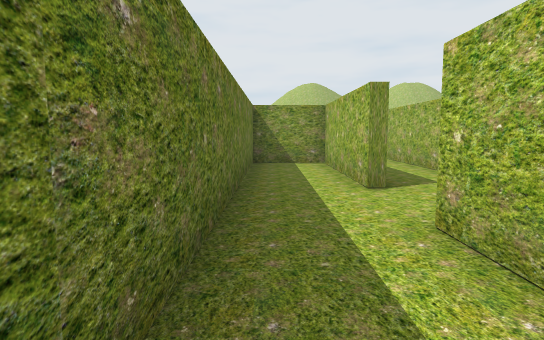
[1] (above)

16 first-person views from a walk through a scene from a Unity 3-D project. The camera is 1.5 m above the floor, tilts 6° down and sees 75° across. The floor is counted in squares, 2 m on a side. Each view is taken from the middle of a square. On the plan, view 1 faces up. The plan holds only what a view shows up to about 11 squares ahead; the rest is blank. The place goes on beyond the plan. The player is left out. Some surface patterns are stand-ins.

[2]
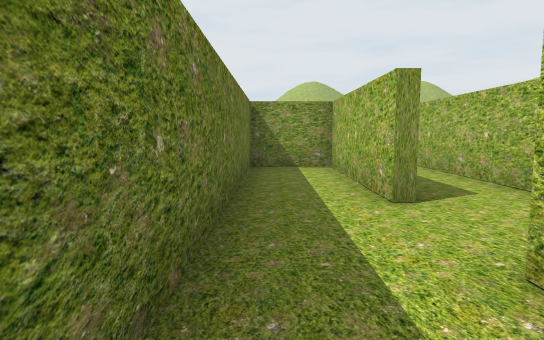

[3]
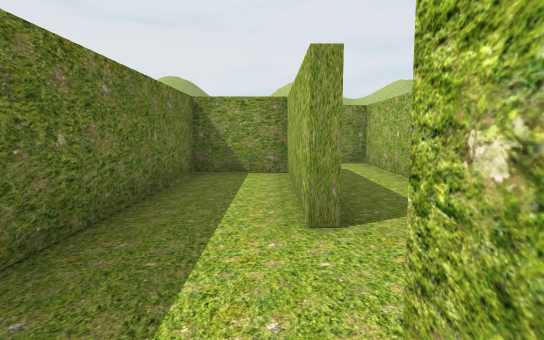

[4]
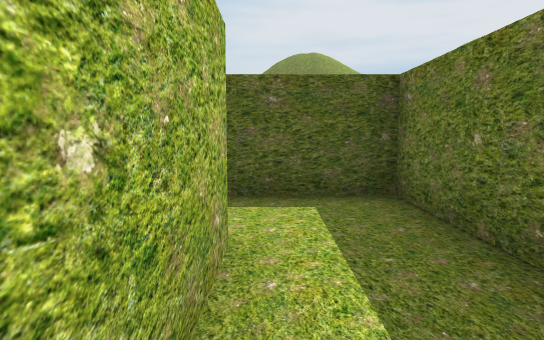

[5]
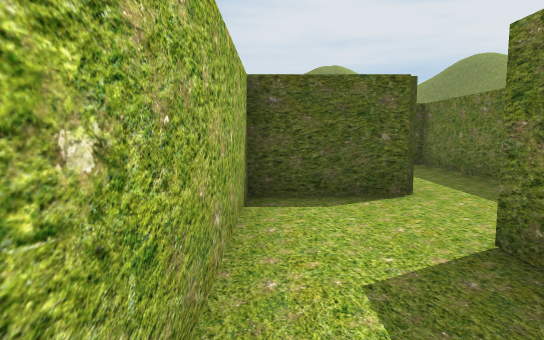

[6]
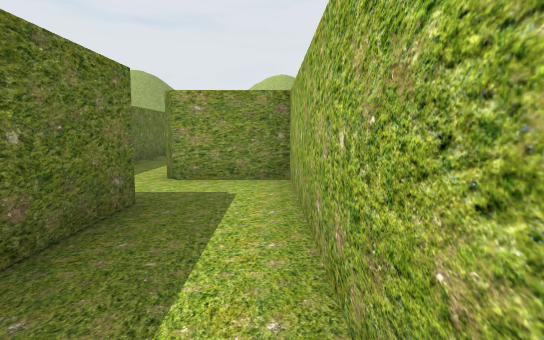

[7]
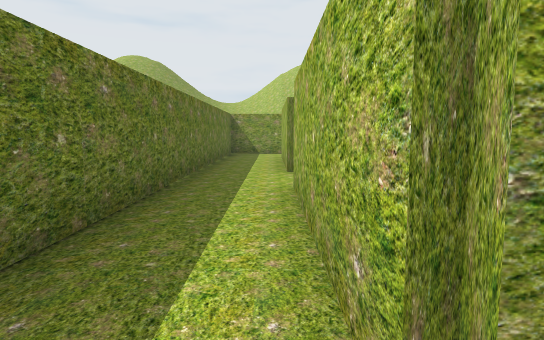

[8]
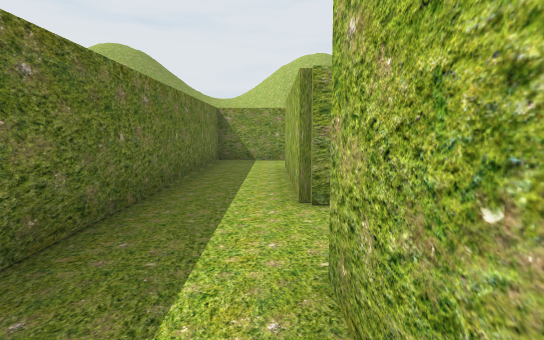

[9]
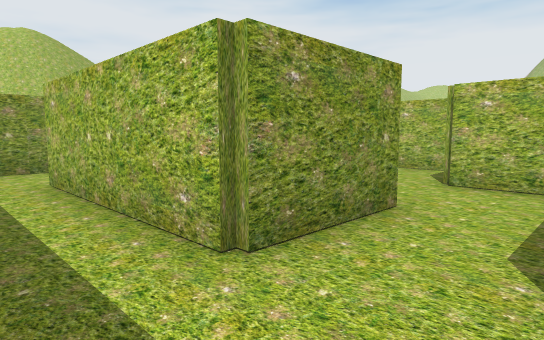

[10]
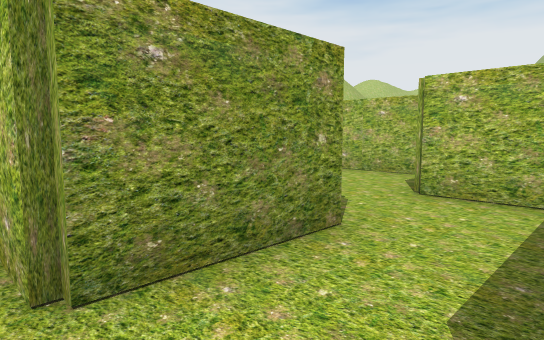

[11]
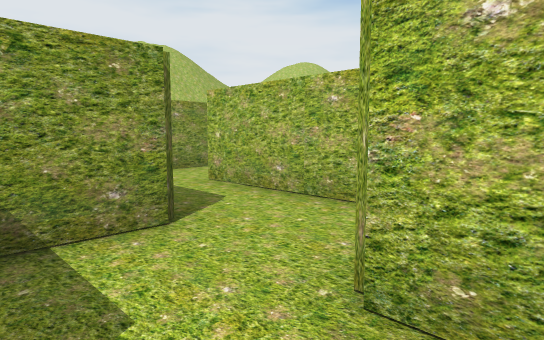

[12]
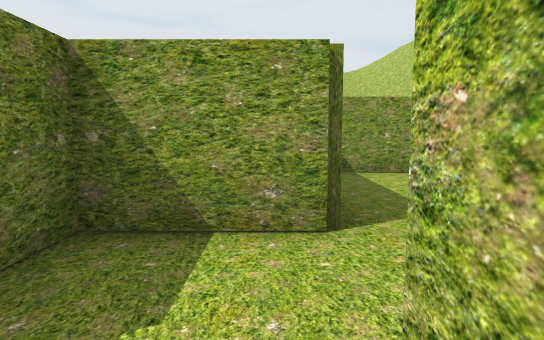

[13]
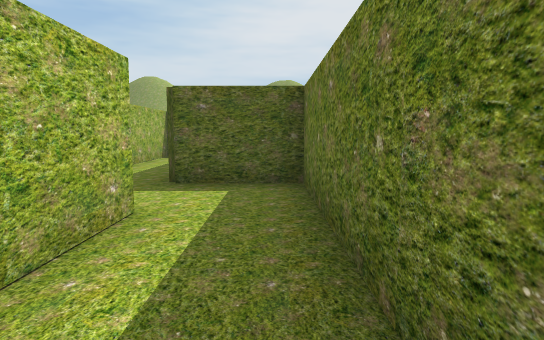

[14]
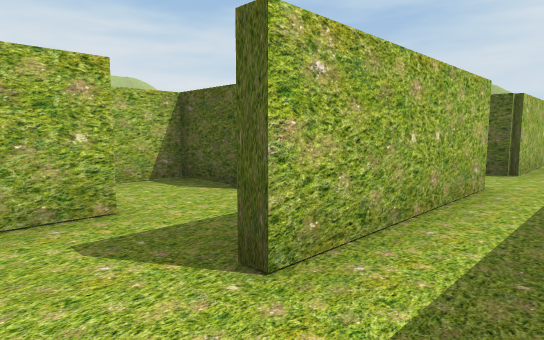

[15]
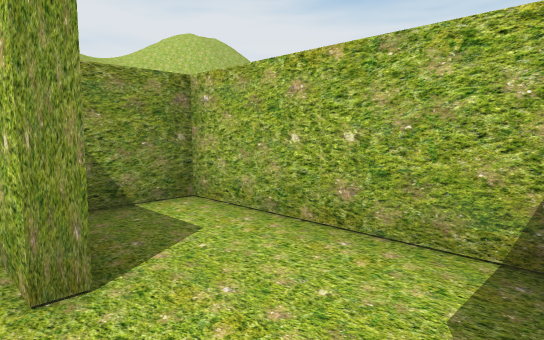

[16]
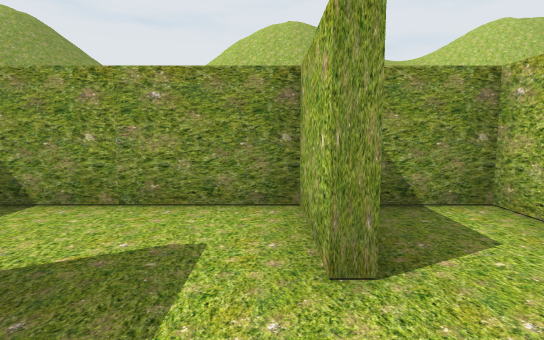

### Floor plan
Points are (right, up) in squares from view 1. A wall is a line through its corners. A room is listed if a view was taken in it or the views show most of it. See-through windows are left out.
Room 1 (views 1, 2, 3, 4)
walls: (1.3, 4.6) (1.3, 8.6) (-0.5, 8.6) (-0.5, -1.1) (1.6, -1.1); (1.3, 0.6) (1.3, 2.9)
ways out: opening at (2, 4) to room 2
Room 2 (views 5, 6)
walls: (1.5, 5.2) (1.5, 4.6); (1.5, 8.9) (1.5, 6.8); (1.3, 2.9) (3.3, 2.9) (3.3, 10.6) (1.3, 10.6)
ways out: opening at (2, 4) to room 1; opening at (2, 10) to room 3
Room 3 (views 7, 8, 9, 10, 11, 12, 13, 14)
walls: (3.5, 16.6) (1.3, 16.6) (1.3, 20.8); (5.3, 15.5) (5.3, 16.9); (1.3, 10.6) (1.3, 14.9) (1.8, 14.9); (1.4, 22.6) (-0.5, 22.6) (-0.5, 8.9) (1.5, 8.9)
ways out: opening at (2, 10) to room 2; opening at (2, 21.5) to room 4; opening at (5, 17) to room 7
Room 4 (views 15, 16)
walls: (3.3, 20.6) (3.3, 22.6) (1.4, 22.6)
ways out: opening at (2, 21.5) to room 3; opening at (4, 20) to room 5
Room 5 (no view inside)
walls: (3.8, 18.9) (5.3, 18.9) (5.3, 22.6) (4, 22.6)
ways out: opening at (4, 20) to room 4
Room 6 (no view inside)
walls: (7.3, 17.5) (7.3, 18.4)
ways out: opening at (6, 18) to room 7; opening at (7, 19.5)
Room 7 (no view inside)
walls: (5.6, 18.6) (3.5, 18.6) (3.5, 17.8)
ways out: opening at (5, 17) to room 3; opening at (6, 18) to room 6

Positions as (right, up) in squares from view 1, and headings:
1: (0, 0), facing up
2: (0, 1), facing up
3: (1, 2), facing up
4: (1, 3), facing down
5: (3, 7), facing down
6: (3, 5), facing up
7: (1, 10), facing up
8: (1, 13), facing up
9: (0, 15), facing up-right
10: (1, 15), facing up-right
11: (4, 16), facing up-right
12: (5, 16), facing up
13: (0, 14), facing down
14: (0, 22), facing down-right
15: (3, 19), facing up-right
16: (3, 19), facing up
